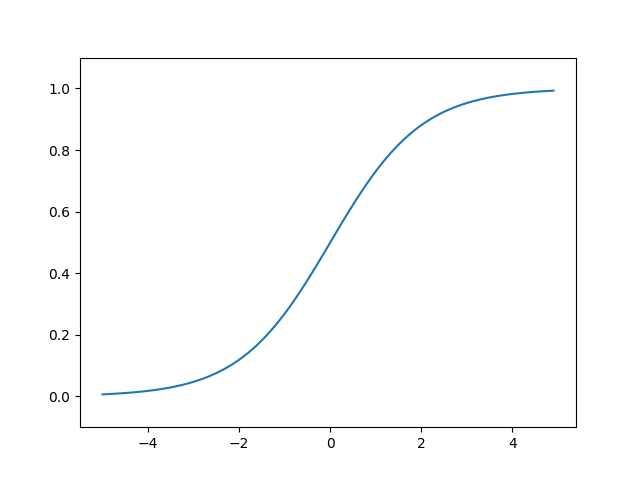

Python code for this plot:
import numpy as np
import matplotlib.pylab as plt

def sigmoid(x):
    return 1 / (1 + np.exp(-x))

x = np.arange(-5.0, 5.0 ,0.1)
y = sigmoid(x)
plt.plot(x, y)
plt.ylim(-0.1, 1.1)
plt.show()
